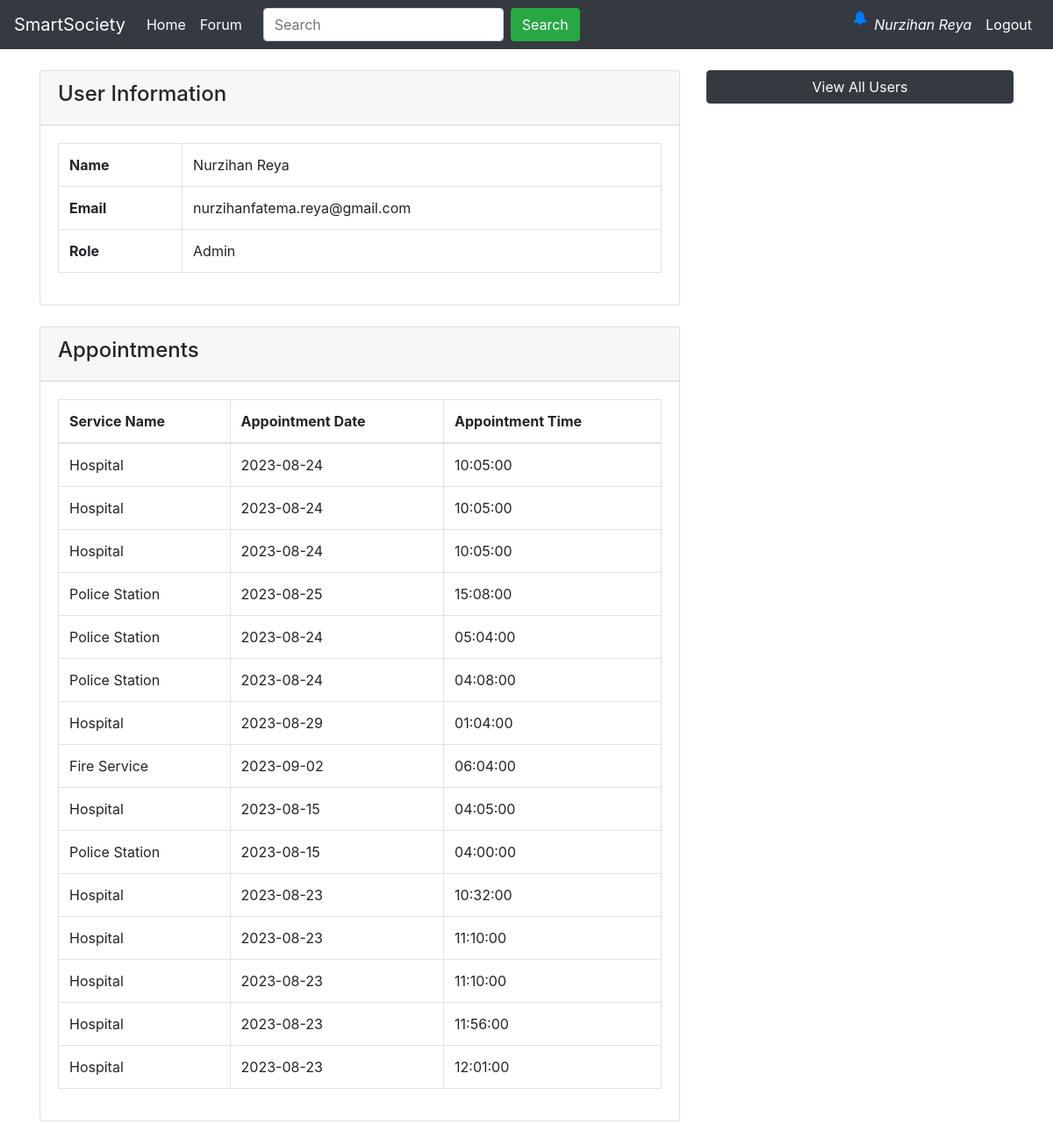
The app's page /profile.php (signed in) with its own data.
### tables this page shows
CREATE TABLE `appointments` (
  `appointment_id` int(11) NOT NULL,
  `user_id` int(11) NOT NULL,
  `service_id` int(11) NOT NULL,
  `phone_number` varchar(15) NOT NULL,
  `appointment_date` date NOT NULL,
  `appointment_time` time NOT NULL,
  `created_at` timestamp NOT NULL DEFAULT current_timestamp(),
  `extra` varchar(100) NOT NULL
);

CREATE TABLE `services` (
  `s_id` int(11) NOT NULL,
  `o_id` int(11) NOT NULL,
  `service_name` varchar(255) NOT NULL,
  `description` varchar(2000) NOT NULL,
  `image_url` varchar(255) NOT NULL
);

### profile.php (the view, shortened to what this page needs)
<!doctype html>
<html lang="en">
<head>
    <link rel="stylesheet" href="https://stackpath.bootstrapcdn.com/bootstrap/4.4.1/css/bootstrap.min.css"
>
</head>
<body>
    <?php include 'partials/_dbconnect.php'; ?>
    <?php include 'partials/_nav.php'; ?>
    <div class="container my-4">
        <div class="row">
            <div class="col-md-8">
                <div class="card mb-4">
                    <div class="card-header">
                        <h4>User Information</h4>
                    </div>
                    <div class="card-body">
                        <table class="table table-bordered">
                            <tr>
                                <th>Name</th>
                                <td><?php echo $_SESSION['name']; ?></td>
                            </tr>
                            <tr>
                                <th>Email</th>
                                <td><?php echo $_SESSION['useremail']; ?></td>
                            </tr>
                            <tr>
                                <th>Role</th>
                                <td>
                                    <?php
                                    if ($_SESSION['user_type_id'] == 1) {
                                        echo "Organization";
                                    } else if ($_SESSION['user_type_id'] == 2) {
                                        echo "User";
                                    } else if ($_SESSION['user_type_id'] == 0) {
                                        echo "Admin";
                                    }
                                    ?>
                                </td>
                            </tr>
                        </table>
                    </div>
                </div>
                <div class="card mb-4">
                    <div class="card-header">
                        <h4>Appointments</h4>
                    </div>
                    <div class="card-body">
                        <table class="table table-bordered">
                            <thead>
                                <tr>
                                    <th>Service Name</th>
                                    <th>Appointment Date</th>
                                    <th>Appointment Time</th>
                                </tr>
                            </thead>
                            <tbody>
                                <?php
                                $sql = "SELECT * FROM appointments INNER JOIN services ON services.s_id=appointments.service_id WHERE user_id=$_SESSION[sno]";
                                $result = mysqli_query($conn, $sql);
                                $appointments = mysqli_fetch_all($result, MYSQLI_ASSOC);
                                foreach ($appointments as $appointment) {
                                    echo "<tr>";
                                    echo "<td>" . $appointment['service_name'] . "</td>";
                                    echo "<td>" . $appointment['appointment_date'] . "</td>";
                                    echo "<td>" . $appointment['appointment_time'] . "</td>";
                                    echo "</tr>";
                                }
                                ?>
                            </tbody>
                        </table>
                    </div>
                </div>
            </div>
            <div class="col-md-4">
                <?php
                        if ($_SESSION['user_type_id'] == 0) {
                            echo '<a href="alluser.php" class="btn btn-dark btn-block mb-2">View All Users</a>';
                        }
                        ?>
            </div>
        </div>
    </div>
</body>
</html>

### records on screen
appointments: service.service_name "Hospital", appointment_date "2023-08-24", appointment_time "10:05:00"
appointments: service.service_name "Hospital", appointment_date "2023-08-24", appointment_time "10:05:00"
appointments: service.service_name "Hospital", appointment_date "2023-08-24", appointment_time "10:05:00"
appointments: service.service_name "Police Station", appointment_date "2023-08-25", appointment_time "15:08:00"
appointments: service.service_name "Police Station", appointment_date "2023-08-24", appointment_time "05:04:00"
appointments: service.service_name "Police Station", appointment_date "2023-08-24", appointment_time "04:08:00"
appointments: service.service_name "Hospital", appointment_date "2023-08-29", appointment_time "01:04:00"
appointments: service.service_name "Fire Service", appointment_date "2023-09-02", appointment_time "06:04:00"
appointments: service.service_name "Hospital", appointment_date "2023-08-15", appointment_time "04:05:00"
appointments: service.service_name "Police Station", appointment_date "2023-08-15", appointment_time "04:00:00"
appointments: service.service_name "Hospital", appointment_date "2023-08-23", appointment_time "10:32:00"
appointments: service.service_name "Hospital", appointment_date "2023-08-23", appointment_time "11:10:00"
appointments: service.service_name "Hospital", appointment_date "2023-08-23", appointment_time "11:10:00"
appointments: service.service_name "Hospital", appointment_date "2023-08-23", appointment_time "11:56:00"
appointments: service.service_name "Hospital", appointment_date "2023-08-23", appointment_time "12:01:00"

### other values on screen
$_SESSION['name'] "Nurzihan Reya"
$_SESSION['useremail'] "nurzihanfatema.reya@gmail.com"
